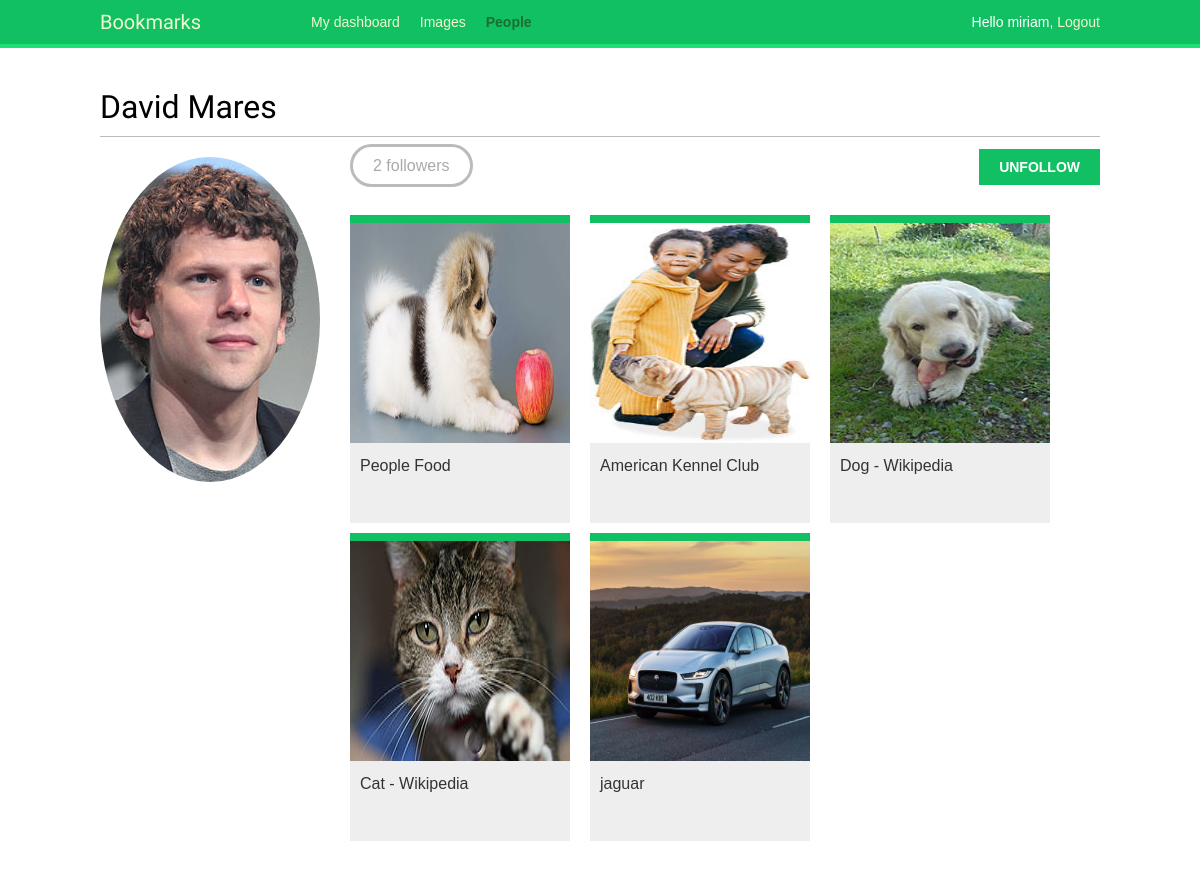
The app's page /account/users/david/ (signed in) with its own data.
### images/models.py (models this page shows, shortened)
class Image(models.Model):
  user = models.ForeignKey(settings.AUTH_USER_MODEL,
                            related_name='images_created',
                            on_delete=models.CASCADE)
  title = models.CharField( max_length=200)
  slug = models.SlugField(max_length=200,blank=True)
  url = models.URLField()
  image = models.ImageField( upload_to='images/%Y/%m/%d/')
  description = models.TextField(blank=True)
  created = models.DateField( auto_now_add=True,db_index=True)
  users_like = models.ManyToManyField(settings.AUTH_USER_MODEL,
                                      related_name='images_liked',blank=True)
  def get_absolute_url(self):
    return reverse('images:detail', args=[self.id,self.slug])

### account/views.py (the view)
# urls.py: path('users/<username>/', views.user_detail, name='user_detail'),
@login_required
def user_detail(request,username):
  user = get_object_or_404(User,username=username,is_active=True)
  return render(request,'account/user/detail.html',{'section':'people','user':user})

### account/templates/account/user/detail.html (shortened to what this page needs)
{% extends "base.html" %}
{% load thumbnail %}
{% block content %}
  <h1>{{ user.get_full_name }}</h1>
  <div class="profile-info">
    {% thumbnail user.profile.photo "180x180" crop="100%" as im %}
      <img src="{{ im.url }}" class="user-detail">
    {% endthumbnail %}
  </div>
  {% with total_followers=user.followers.count %}
    <span class="count">
      <span class="total">{{ total_followers }}</span>
      follower{{ total_followers|pluralize }}
    </span>
    <a href="#" data-id="{{ user.id }}" data-action="{% if request.user in user.followers.all %}un{% endif %}follow" class="follow button">
      {% if request.user not in user.followers.all %}
        Follow
      {% else %}
        Unfollow
      {% endif %}
    </a>
    <div id="image-list" class="image-container">
      {% include "images/image/list_ajax.html" with images=user.images_created.all %}
    </div>
  {% endwith %}
{% endblock %}

### account/templates/base.html (shortened to what this page needs)
{% load staticfiles %}
<!DOCTYPE html>
<html>
<head>
  <link rel="stylesheet" href="{% static "/css/base.css" %}">
</head>
<body>
  <div id="header">
    <span class="logo">Bookmarks</span>
    {% if request.user.is_authenticated %}
    <ul class="menu">
        <li   {% if section == "dashboard" %}class="selected"{% endif %}>
            <a href=" {% url "dashboard" %}"> My dashboard</a>
        </li>
        <li   {% if section == "images" %}class="selected"{% endif %}>
            <a href=" {% url "images:list" %}"> Images</a>
        </li>
        <li   {% if section == "people" %}class="selected"{% endif %}>
            <a href="{% url "user_list" %}"> People</a>
        </li>
    </ul>
    {% endif %}
    <span class="user">
        {% if request.user.is_authenticated %}
          Hello {{request.user.first_name}},
          <a href="{% url "logout" %}">Logout</a>
        {% else %}
        <a href="{% url "login" %}">Login</a>
        {% endif %}
    </span>
  </div>
  <div id="content">
      {% block content %}
      {% endblock content %}
  </div>
</body>
</html>

### images/templates/images/image/list_ajax.html
{% load thumbnail %}
{% for image in images %}
  <div class="image">
    <a href="{{ image.get_absolute_url }}">
      {% thumbnail image.image "300x300" crop="100%" as im %}
        <a href="{{ image.get_absolute_url }}">
          <img src="{{ im.url }}">
        </a>
      {% endthumbnail %}
    </a>
    <div class="info">
      <a href="{{ image.get_absolute_url }}" class="title">
        {{ image.title }}
      </a>
    </div>
  </div>
{% endfor %}

### account/static/css/base.css (style rules this page uses)
body { margin:0; padding:0; font-family:helvetica, sans-serif; }
a { color:#12c064; text-decoration:none; }
h1, h2, h3, h4, h5 , h6 { font-family: 'Muli', sans-serif; font-weight:normal; }
h1 { border-bottom:1px solid #bbb; padding:0 0 10px 0; margin:10px 0 20px 0; }
#header { padding:10px 100px; font-size:14px; background:#12c064; color:#fff; border-bottom:4px solid #1cdf78; overflow:auto; }
#header .logo { font-family: 'Muli', sans-serif; float:left; color:#f3f7cc; font-size:20px; margin-right:10%; }
#header ul.menu { list-style:none; float:left; margin:0; padding:0; }
#header ul.menu li { float:left; padding:4px 10px; }
#header ul.menu li.selected a, #header ul.menu li.selected a:hover { color:#1b6d32; font-weight:bold; }
#header a { color:#f3f7cc; }
#header .user { float:right; padding-top:4px; }
#content { padding:30px 100px; }
input[type=submit], a.button { font-weight:bold; background:#12c064; color:#fff; padding:10px 20px; font-size:14px; text-transform:uppercase; }
.count { color:#aaa; border:3px solid #bbb; border-radius:26px; padding:10px 20px; margin:20px 10px 0; }
a.like, a.follow { float:right; margin-top:-8px; }
#image-list { overflow:auto; }
#image-list .image { float:left; width:220px; height:300px; margin:0 10px 10px 10px; border-top:8px solid #12c064; background:#eee; }
#image-list img { width:220px; height:220px; }
#image-list .info { padding:10px; }
#image-list .info a { color:#333; }
img.user-detail { border-radius:50%; float:left; }
.profile-info { float:left; overflow:auto; margin-right:20px; }
.image-container { margin-top:40px; }

### records on screen
Image: shows a picture, title "People Food"
Image: shows a picture, title "American Kennel Club"
Image: shows a picture, title "Dog - Wikipedia"
Image: shows a picture, title "Cat - Wikipedia"
Image: shows a picture, title "jaguar"

### other values on screen
{{ request.user.first_name }} "miriam"
{{ user.get_full_name }} "David Mares"
{{ total_followers }} "2"
